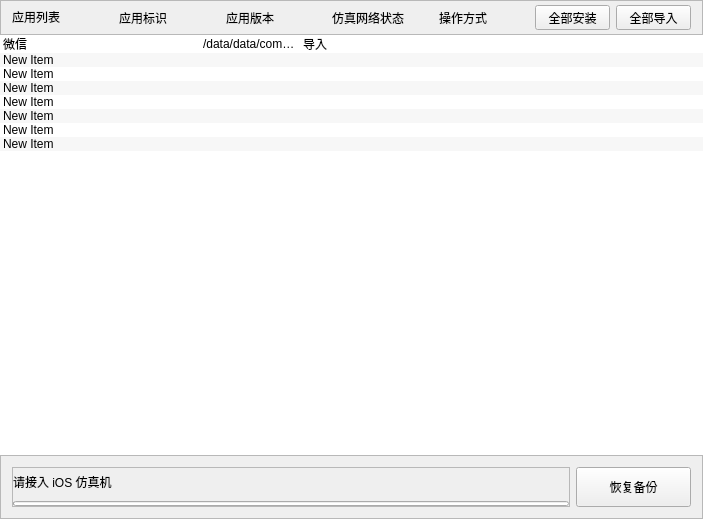
<?xml version="1.0" encoding="UTF-8"?>
<ui version="4.0">
 <class>IOS_EmulatorDlg</class>
 <widget class="QFrame" name="IOS_EmulatorDlg">
  <property name="geometry">
   <rect>
    <x>0</x>
    <y>0</y>
    <width>703</width>
    <height>519</height>
   </rect>
  </property>
  <property name="windowTitle">
   <string>IOS_EmulatorDlg</string>
  </property>
  <layout class="QVBoxLayout" name="verticalLayout_2">
   <property name="spacing">
    <number>0</number>
   </property>
   <property name="margin">
    <number>0</number>
   </property>
   <item>
    <widget class="QFrame" name="frame_emulator_header">
     <property name="minimumSize">
      <size>
       <width>0</width>
       <height>35</height>
      </size>
     </property>
     <property name="maximumSize">
      <size>
       <width>16777215</width>
       <height>35</height>
      </size>
     </property>
     <property name="frameShape">
      <enum>QFrame::StyledPanel</enum>
     </property>
     <property name="frameShadow">
      <enum>QFrame::Raised</enum>
     </property>
     <layout class="QHBoxLayout" name="horizontalLayout_2">
      <property name="topMargin">
       <number>0</number>
      </property>
      <property name="bottomMargin">
       <number>0</number>
      </property>
      <item>
       <widget class="QLabel" name="lbApplist">
        <property name="minimumSize">
         <size>
          <width>0</width>
          <height>30</height>
         </size>
        </property>
        <property name="maximumSize">
         <size>
          <width>16777215</width>
          <height>30</height>
         </size>
        </property>
        <property name="text">
         <string>应用列表</string>
        </property>
       </widget>
      </item>
      <item>
       <widget class="QLabel" name="label">
        <property name="text">
         <string>应用标识</string>
        </property>
       </widget>
      </item>
      <item>
       <widget class="QLabel" name="label_2">
        <property name="text">
         <string>应用版本</string>
        </property>
       </widget>
      </item>
      <item>
       <widget class="QLabel" name="label_3">
        <property name="text">
         <string>仿真网络状态</string>
        </property>
       </widget>
      </item>
      <item>
       <widget class="QLabel" name="label_4">
        <property name="maximumSize">
         <size>
          <width>90</width>
          <height>16777215</height>
         </size>
        </property>
        <property name="text">
         <string>操作方式</string>
        </property>
       </widget>
      </item>
      <item>
       <widget class="QPushButton" name="btnInstallAll">
        <property name="minimumSize">
         <size>
          <width>75</width>
          <height>25</height>
         </size>
        </property>
        <property name="maximumSize">
         <size>
          <width>75</width>
          <height>25</height>
         </size>
        </property>
        <property name="text">
         <string>全部安装</string>
        </property>
       </widget>
      </item>
      <item>
       <widget class="QPushButton" name="btnExportAll">
        <property name="minimumSize">
         <size>
          <width>75</width>
          <height>25</height>
         </size>
        </property>
        <property name="maximumSize">
         <size>
          <width>75</width>
          <height>25</height>
         </size>
        </property>
        <property name="text">
         <string>全部导入</string>
        </property>
       </widget>
      </item>
     </layout>
    </widget>
   </item>
   <item>
    <widget class="QTreeWidget" name="trEmulatorApps">
     <property name="focusPolicy">
      <enum>Qt::NoFocus</enum>
     </property>
     <property name="frameShape">
      <enum>QFrame::NoFrame</enum>
     </property>
     <property name="alternatingRowColors">
      <bool>true</bool>
     </property>
     <property name="selectionMode">
      <enum>QAbstractItemView::NoSelection</enum>
     </property>
     <property name="indentation">
      <number>0</number>
     </property>
     <attribute name="headerVisible">
      <bool>false</bool>
     </attribute>
     <column>
      <property name="text">
       <string>1</string>
      </property>
     </column>
     <column>
      <property name="text">
       <string>New Column</string>
      </property>
     </column>
     <column>
      <property name="text">
       <string>New Column</string>
      </property>
     </column>
     <column>
      <property name="text">
       <string>New Column</string>
      </property>
     </column>
     <column>
      <property name="text">
       <string>New Column</string>
      </property>
     </column>
     <item>
      <property name="text">
       <string>微信</string>
      </property>
      <property name="text">
       <string/>
      </property>
      <property name="text">
       <string>/data/data/com.tencent.mm</string>
      </property>
      <property name="text">
       <string>导入</string>
      </property>
      <property name="text">
       <string/>
      </property>
     </item>
     <item>
      <property name="text">
       <string>New Item</string>
      </property>
      <property name="text">
       <string/>
      </property>
      <property name="text">
       <string/>
      </property>
      <property name="text">
       <string/>
      </property>
      <property name="text">
       <string/>
      </property>
     </item>
     <item>
      <property name="text">
       <string>New Item</string>
      </property>
      <property name="text">
       <string/>
      </property>
      <property name="text">
       <string/>
      </property>
      <property name="text">
       <string/>
      </property>
      <property name="text">
       <string/>
      </property>
     </item>
     <item>
      <property name="text">
       <string>New Item</string>
      </property>
      <property name="text">
       <string/>
      </property>
      <property name="text">
       <string/>
      </property>
      <property name="text">
       <string/>
      </property>
      <property name="text">
       <string/>
      </property>
     </item>
     <item>
      <property name="text">
       <string>New Item</string>
      </property>
      <property name="text">
       <string/>
      </property>
      <property name="text">
       <string/>
      </property>
      <property name="text">
       <string/>
      </property>
      <property name="text">
       <string/>
      </property>
     </item>
     <item>
      <property name="text">
       <string>New Item</string>
      </property>
      <property name="text">
       <string/>
      </property>
      <property name="text">
       <string/>
      </property>
      <property name="text">
       <string/>
      </property>
      <property name="text">
       <string/>
      </property>
     </item>
     <item>
      <property name="text">
       <string>New Item</string>
      </property>
      <property name="text">
       <string/>
      </property>
      <property name="text">
       <string/>
      </property>
      <property name="text">
       <string/>
      </property>
      <property name="text">
       <string/>
      </property>
     </item>
     <item>
      <property name="text">
       <string>New Item</string>
      </property>
      <property name="text">
       <string/>
      </property>
      <property name="text">
       <string/>
      </property>
      <property name="text">
       <string/>
      </property>
      <property name="text">
       <string/>
      </property>
     </item>
    </widget>
   </item>
   <item>
    <widget class="QFrame" name="frame_simulator">
     <property name="minimumSize">
      <size>
       <width>0</width>
       <height>60</height>
      </size>
     </property>
     <property name="maximumSize">
      <size>
       <width>16777215</width>
       <height>150</height>
      </size>
     </property>
     <property name="frameShape">
      <enum>QFrame::StyledPanel</enum>
     </property>
     <property name="frameShadow">
      <enum>QFrame::Raised</enum>
     </property>
     <layout class="QHBoxLayout" name="horizontalLayout">
      <item>
       <widget class="QFrame" name="frame">
        <property name="frameShape">
         <enum>QFrame::StyledPanel</enum>
        </property>
        <property name="frameShadow">
         <enum>QFrame::Raised</enum>
        </property>
        <layout class="QVBoxLayout" name="verticalLayout">
         <property name="margin">
          <number>0</number>
         </property>
         <item>
          <widget class="QLabel" name="lbEmulatorStatus">
           <property name="minimumSize">
            <size>
             <width>400</width>
             <height>0</height>
            </size>
           </property>
           <property name="maximumSize">
            <size>
             <width>400</width>
             <height>16777215</height>
            </size>
           </property>
           <property name="text">
            <string>请接入 iOS 仿真机</string>
           </property>
          </widget>
         </item>
         <item>
          <widget class="QProgressBar" name="progress">
           <property name="minimumSize">
            <size>
             <width>0</width>
             <height>5</height>
            </size>
           </property>
           <property name="maximumSize">
            <size>
             <width>16777215</width>
             <height>5</height>
            </size>
           </property>
           <property name="maximum">
            <number>4</number>
           </property>
           <property name="value">
            <number>-1</number>
           </property>
           <property name="textVisible">
            <bool>false</bool>
           </property>
          </widget>
         </item>
        </layout>
       </widget>
      </item>
      <item>
       <widget class="QPushButton" name="btnRecoveryBackup">
        <property name="minimumSize">
         <size>
          <width>115</width>
          <height>40</height>
         </size>
        </property>
        <property name="maximumSize">
         <size>
          <width>115</width>
          <height>40</height>
         </size>
        </property>
        <property name="text">
         <string>恢复备份</string>
        </property>
       </widget>
      </item>
     </layout>
    </widget>
   </item>
  </layout>
 </widget>
 <layoutdefault spacing="6" margin="11"/>
 <resources/>
 <connections/>
</ui>
